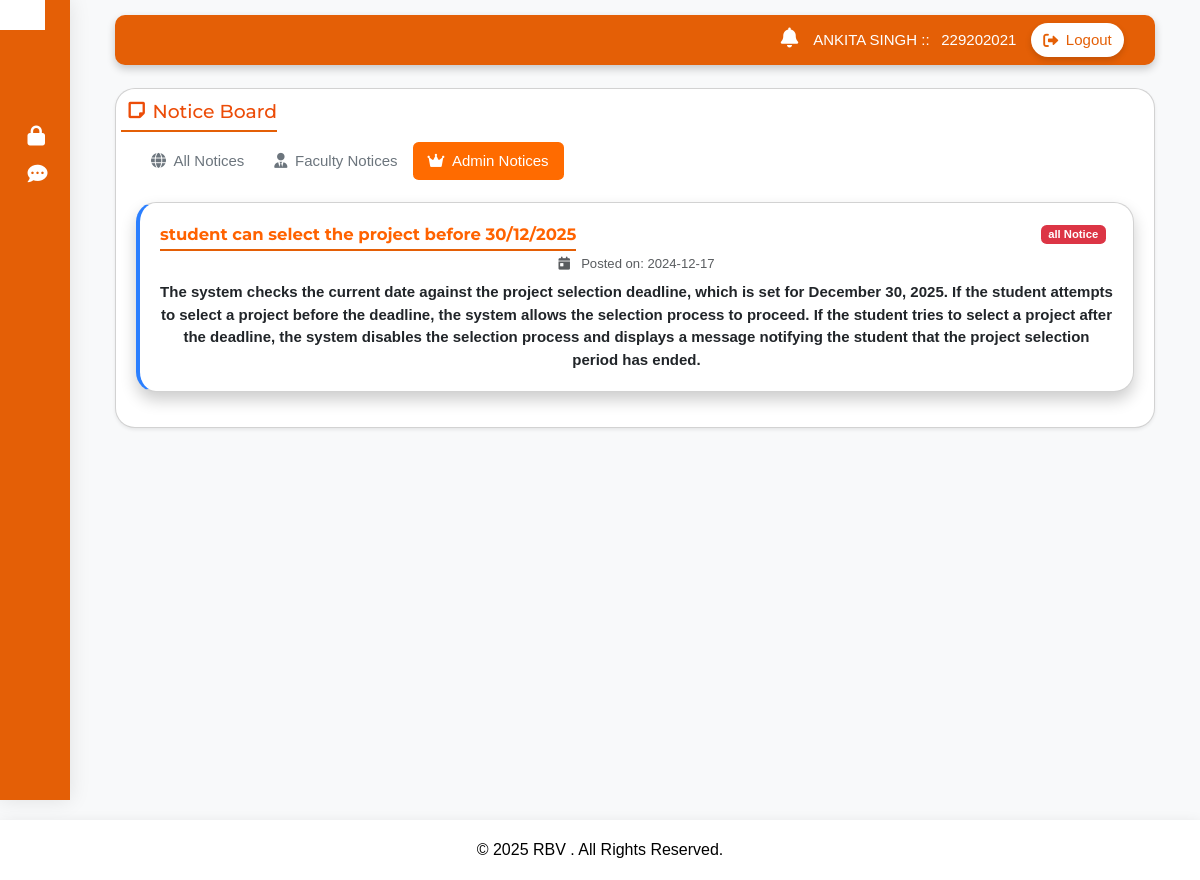
The app's page /student/student_notification.php?filter=admin (signed in) with its own data.
### tables this page shows
CREATE TABLE `student` (
  `sr_no` int(11) NOT NULL,
  `registration_no` varchar(50) NOT NULL,
  `name` varchar(50) NOT NULL,
  `email` varchar(100) NOT NULL,
  `mobile_no` varchar(15) NOT NULL,
  `password` varchar(500) NOT NULL,
  `section` varchar(50) NOT NULL,
  `semester` varchar(50) NOT NULL,
  `year` varchar(50) NOT NULL,
  `image` varchar(255) DEFAULT NULL,
  `failed_attempts` int(11) DEFAULT 0,
  `lock_until` datetime DEFAULT NULL
);

CREATE TABLE `circular_notices` (
  `id` int(11) NOT NULL,
  `fid` varchar(50) NOT NULL,
  `notice_date` date NOT NULL,
  `title` varchar(255) NOT NULL,
  `description` text NOT NULL,
  `type` varchar(255) NOT NULL,
  `semester` varchar(5) NOT NULL
);

### student/studentfunctions.php (called while the page is built, shortened)
<?php
include_once('../connection/connection.php');
$registration_no = $_SESSION['registration_no'];
$student = fetchStudentData($con, $registration_no);
$name = htmlspecialchars($student['name']);
function fetchStudentData($con, $registration_no) {
    $sql = "SELECT * FROM student WHERE registration_no = ?";
    $stmt = $con->prepare($sql);
    $stmt->bind_param("s", $registration_no);
    $stmt->execute();
    $result = $stmt->get_result();
    return $result->fetch_assoc();
}
function fetchNotifications($con, $registration_no, $semester, $filter) {
    if ($filter === 'faculty') {
        $query = "
            SELECT cn.notice_date, cn.title, cn.description, cn.type
            FROM circular_notices cn
            INNER JOIN allocated_project ap ON cn.fid = ap.fid
            WHERE ap.registration_no = ?
        ";
        $stmt = $con->prepare($query);
        $stmt->bind_param("s", $registration_no);
    } elseif ($filter === 'admin') {
        $query = "
            SELECT notice_date, title, description, type
            FROM circular_notices
            WHERE type = 'all'
        ";
        $stmt = $con->prepare($query);
    }
    $stmt->execute();
    $result = $stmt->get_result();
    $notifications = [];
    while ($row = $result->fetch_assoc()) {
        $notifications[] = $row;
    }
    return $notifications;
}
$filter = isset($_GET['filter']) ? htmlspecialchars($_GET['filter']) : 'all';
$notifications = fetchNotifications($con, $registration_no, $_SESSION['semester'], $filter);
?>

### student/student_notification.php (the view)
<?php
include('../student/studentsidebar.php');
?>
<body class="bg-light">
    <div class=" py-4">
        <div class="row">
            <div class="col-lg-12">
                <div class="card shadow-sm">
                    <div class="card-custom-header d-flex justify-content-between align-items-center">
                        <h5 class="mb-0">
                            <i class="fas fa-sticky-note m-2"></i>Notice Board
                        </h5>
                    </div>
                    <div class="card-body">
                        <ul class="nav nav-pills mb-4">
                            <li class="nav-item">
                                <a class="nav-link <?= $filter === 'all' ? 'active' : '' ?>" href="?filter=all">
                                    <i class="fas fa-globe me-2"></i>All Notices
                                </a>
                            </li>
                            <li class="nav-item">
                                <a class="nav-link <?= $filter === 'faculty' ? 'active' : '' ?>" href="?filter=faculty">
                                    <i class="fas fa-user-tie me-2"></i>Faculty Notices
                                </a>
                            </li>
                            <li class="nav-item">
                                <a class="nav-link <?= $filter === 'admin' ? 'active' : '' ?>" href="?filter=admin">
                                    <i class="fas fa-crown me-2"></i>Admin Notices
                                </a>
                            </li>
                        </ul>
                        <div class="notice-list">
                            <?php if (!empty($notifications)): ?>
                                <?php foreach ($notifications as $row): ?>
                                    <div class="notice-card card <?= isset($row['type']) && $row['type'] == 'faculty' ? 'faculty-notice' : 'admin-notice' ?>">
                                        <div class="card-body">
                                            <div class="d-flex justify-content-between align-items-center mb-2">
                                                <h6 class="card-title mb-0"  style="font-weight:bold">
                                                    <?= isset($row['title']) ? htmlspecialchars($row['title']) : 'No Title' ?>
                                                </h6>
                                                <div class="d-flex align-items-center">
                                                    <span class="badge <?= isset($row['type']) && $row['type'] == 'faculty' ? 'bg-primary' : 'bg-danger' ?> me-2">
                                                        <?= isset($row['type']) ? htmlspecialchars($row['type']) : 'No Type' ?> Notice
                                                    </span>
                                                </div>
                                            </div>
                                            <p class="card-text text-muted small mb-2">
                                                <i class="fas fa-calendar-day me-2"></i>
                                                Posted on: <?= isset($row['notice_date']) ? $row['notice_date'] : 'No Date' ?>
                                            </p>
                                            <p class="card-text" style="font-weight:bold">
                                                <?= isset($row['description']) ? htmlspecialchars($row['description']) : 'No Description' ?>
                                            </p>
                                        </div>
                                    </div>
                                <?php endforeach; ?>
                            <?php else: ?>
                                <div class="alert alert-info text-center" role="alert">
                                    <i class="fas fa-info-circle me-2"></i>No notices found.
                                </div>
                            <?php endif; ?>
                        </div>
                    </div>
                </div>
            </div>
        </div>
    </div>
                            </div>
                            </div>
                            </div>
    <?php
include('../student/studentfooter.php');
?>

### student/studentsidebar.php (shortened to what this page needs)
<?php
include('../student/studentfunctions.php');
?>
<!DOCTYPE html>
<html lang="en">
<head>
    <link rel="stylesheet" href="../bootstrap-5.0.2-dist/css/bootstrap.min.css">
    <link rel="stylesheet" href="https://cdnjs.cloudflare.com/ajax/libs/font-awesome/6.0.0/css/all.min.css">
    <link href="https://cdn.lineicons.com/4.0/lineicons.css" rel="stylesheet">
    <link rel="stylesheet" href="https://unpkg.com/feather-icons/dist/feather.min.css">
    <link rel="stylesheet" href="../student/studentstyle.css">
    <link rel="stylesheet" href="../common-styling.css">
    <link rel="stylesheet" href="../sidebar-bootstrap-main/sidebar-style.css">
</head>
<body>
<div class="wrapper">
    <aside id="sidebar">
        <div class="d-flex">
            <button class="toggle-btn" type="button" style="background-color: white;">
            </button>
        </div>
        <ul class="sidebar-nav">
            <li class="sidebar-item">
                <a href="../student/studentprofile.php" class="sidebar-link">
                </a>
            </li>
            <li class="sidebar-item">
                <a href="../student/listofproject.php" class="sidebar-link">
                </a>
            </li>
            <li class="sidebar-item">
                <a href="../student/student_notification.php" class="sidebar-link">
                </a>
            </li>
            <li class="sidebar-item">
                <a href="../student/changepassword.php" class="sidebar-link">
                    <i style="font-size:20px" class="fas fa-lock"></i>
                </a>
            </li>
            <li class="sidebar-item">
                <a href="../student/studentfeedback.php" class="sidebar-link">
                    <i style="font-size:20px" class="fas fa-comment-dots"></i>
                </a>
            </li>
        </ul>
    </aside>
    <div class="main px-5 pt-3">
            <div class="text-center">
            <header style="background: #e45f06; padding: 0; border-radius: 10px; box-shadow: 0px 4px 8px rgba(0, 0, 0, 0.2);">
    <div style="display: flex; justify-content: space-between; align-items: center; height: 50px; padding: 0 20px; position: relative;">
        <div class="container d-flex justify-content-between align-items-center" style="height: 50px; flex-grow: 1;">
            <div class="text-white d-flex align-items-center ms-auto">
                <a href="../student/student_notification.php" class="position-relative me-3">
                    <i class="fas fa-bell" style="font-size: 20px; color: white;"></i>
                </a>
                <div class="d-none d-md-inline">
                    <span class="me-2"><?php echo htmlspecialchars($name); ?> :: </span>
                    <span><?php echo htmlspecialchars($registration_no); ?></span>
                </div>
                <a href="../student/studentlogout.php" style="background: white; padding: 6px 12px; margin-left: 15px; border-radius: 20px;
                display: flex; align-items: center; text-decoration: none; color: #e45f06;
                font-weight: 500; box-shadow: 0px 3px 6px rgba(0, 0, 0, 0.15); transition: all 0.3s ease;">
                    <i class="fas fa-sign-out-alt me-2"></i> Logout
                </a>
            </div>
        </div>
    </div>
</header>

### student/studentstyle.css (style rules this page uses)
h1, h2, h3, h4, h5, h6 { font-family: 'Montserrat', sans-serif; color: rgb(236, 76, 8); display: inline-block; position: relative; }
h1::after, h2::after, h3::after, h4::after, h5::after, h6::after { content: ''; position: absolute; left: 0; bottom: -5px; height: 2px; width: 100%; background-color: #e45f06; transform: scaleX(0); transition: transform 0.5s ease; animation: draw 0.5s forwards; }
.card { background: white; border-radius: 20px; box-shadow: 0 8px 16px rgba(0, 0, 0, 0.2); transform-style: preserve-3d; transition: transform 0.1s; position: relative; padding: 5px; }
:root { --primary-color: #4a4a4a; --secondary-color: #6c757d; --accent-color: #ff6b00; --light-bg: #f8f9fa; }
body { background-color: var(--light-bg); font-family: 'Inter', -apple-system, BlinkMacSystemFont, "Segoe UI", Roboto, "Helvetica Neue", Arial, sans-serif; }
.card-title { font-size: 1.1rem; font-weight: 600; color:rgb(255, 98, 0); line-height: 1.4; }
html { scroll-behavior: smooth; }

### common-styling.css (style rules this page uses)
html, body { margin: 0; padding: 0; font-family: 'Poppins', sans-serif; font-size: 15px; }
:root { --primary-orange: #ff6b2b; --secondary-orange: #ff8c42; --light-orange: #fff1e6; }
.notice-card { border-left: 4px solid var(--primary-orange); margin-bottom: 1rem; transition: transform 0.2s; }
.nav-pills .nav-link.active { background-color: var(--primary-orange); }
.nav-pills .nav-link { color: var(--primary-orange); }
.admin-notice { border-left-color: #2b7fff; }
:root { --secondary-color: #6c757d; --accent-color: #ff6b00; --light-bg: #f8f9fa; }
.nav-pills .nav-link { color: var(--secondary-color); transition: all 0.3s ease; }
.nav-pills .nav-link.active { background-color: var(--accent-color); color: white; }

### student/studentsidebar.php (style rules this page uses)
.wrapper { display: flex; min-height: 100vh; }

### records on screen
student: name "ANKITA SINGH"
circular_notices: title "student can select the project before 30/12/2025", type "all", notice_date "2024-12-17", description "The system checks the current date against the project selection deadline, which is set for December 30, 2025. If the student attempts to select a project before the deadline, the system allows the selection process to proceed. If the student tries to select a project after the deadline, the system disables the selection process and displays a message notifying the student that the project selection period has ended."

### other values on screen
$registration_no "229202021"
